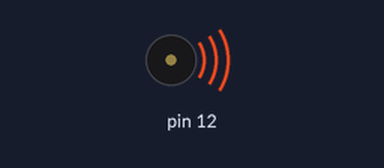
The sketch below on a simulated Arduino Uno, built with avr-gcc and run on an emulated ATmega328P. On the bench: buzzer (waves = sounding).

Above: at 0.1 s.
At 2.0 s:
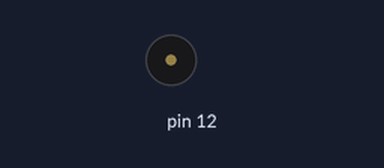
Timing chart, 0 to 3.5 s (numbered marks = the images above):
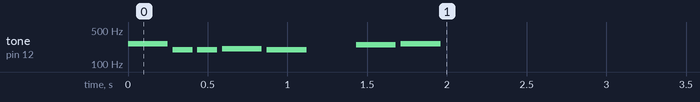

The sketch:

tonePitches.ino
```cpp
#include "pitches.h"

 // notes in the melody:
 int melody[] = {
   NOTE_C4, NOTE_G3,NOTE_G3, NOTE_GS3, NOTE_G3,0, NOTE_B3, NOTE_C4};

 // note durations: 4 = quarter note, 8 = eighth note, etc.:
 int noteDurations[] = {
   4, 8, 8, 4,4,4,4,4 };

 void setup() {
   // iterate over the notes of the melody:
   for (int thisNote = 0; thisNote < 8; thisNote++) {

     // to calculate the note duration, take one second
     // divided by the note type.
     //e.g. quarter note = 1000 / 4, eighth note = 1000/8, etc.
     int noteDuration = 1000/noteDurations[thisNote];
     tone(12, melody[thisNote],noteDuration);

     //pause for the note's duration plus 30 ms:
     delay(noteDuration +30);
   }
 }

 void loop() {
   // no need to repeat the melody.
 }
```

Pitches.h
```cpp
/*************************************************
*ÔøΩPublicÔøΩConstants
*************************************************/

/*************************************************
* Public Constants
*************************************************/

 #define NOTE_B0  31
 #define NOTE_C1  33
 #define NOTE_CS1 35
 #define NOTE_D1  37
 #define NOTE_DS1 39
 #define NOTE_E1  41
 #define NOTE_F1  44
 #define NOTE_FS1 46
 #define NOTE_G1  49
 #define NOTE_GS1 52
 #define NOTE_A1  55
 #define NOTE_AS1 58
 #define NOTE_B1  62
 #define NOTE_C2  65
 #define NOTE_CS2 69
 #define NOTE_D2  73
 #define NOTE_DS2 78
 #define NOTE_E2  82
 #define NOTE_F2  87
 #define NOTE_FS2 93
 #define NOTE_G2  98
 #define NOTE_GS2 104
 #define NOTE_A2  110
 #define NOTE_AS2 117
 #define NOTE_B2  123
 #define NOTE_C3  131
 #define NOTE_CS3 139
 #define NOTE_D3  147
 #define NOTE_DS3 156
 #define NOTE_E3  165
 #define NOTE_F3  175
 #define NOTE_FS3 185
 #define NOTE_G3  196
 #define NOTE_GS3 208
 #define NOTE_A3  220
 #define NOTE_AS3 233
 #define NOTE_B3  247
 #define NOTE_C4  262
 #define NOTE_CS4 277
 #define NOTE_D4  294
 #define NOTE_DS4 311
 #define NOTE_E4  330
 #define NOTE_F4  349
 #define NOTE_FS4 370
 #define NOTE_G4  392
 #define NOTE_GS4 415
 #define NOTE_A4  440
 #define NOTE_AS4 466
 #define NOTE_B4  494
 #define NOTE_C5  523
 #define NOTE_CS5 554
 #define NOTE_D5  587
 #define NOTE_DS5 622
 #define NOTE_E5  659
 #define NOTE_F5  698
 #define NOTE_FS5 740
 #define NOTE_G5  784
 #define NOTE_GS5 831
 #define NOTE_A5  880
 #define NOTE_AS5 932
 #define NOTE_B5  988
 #define NOTE_C6  1047
 #define NOTE_CS6 1109
 #define NOTE_D6  1175
 #define NOTE_DS6 1245
 #define NOTE_E6  1319
 #define NOTE_F6  1397
 #define NOTE_FS6 1480
 #define NOTE_G6  1568
 #define NOTE_GS6 1661
 #define NOTE_A6  1760
 #define NOTE_AS6 1865
 #define NOTE_B6  1976
 #define NOTE_C7  2093
 #define NOTE_CS7 2217
 #define NOTE_D7  2349
 #define NOTE_DS7 2489
 #define NOTE_E7  2637
 #define NOTE_F7  2794
 #define NOTE_FS7 2960
 #define NOTE_G7  3136
 #define NOTE_GS7 3322
 #define NOTE_A7  3520
 #define NOTE_AS7 3729
 #define NOTE_B7  3951
 #define NOTE_C8  4186
 #define NOTE_CS8 4435
 #define NOTE_D8  4699
 #define NOTE_DS8 4978
```
